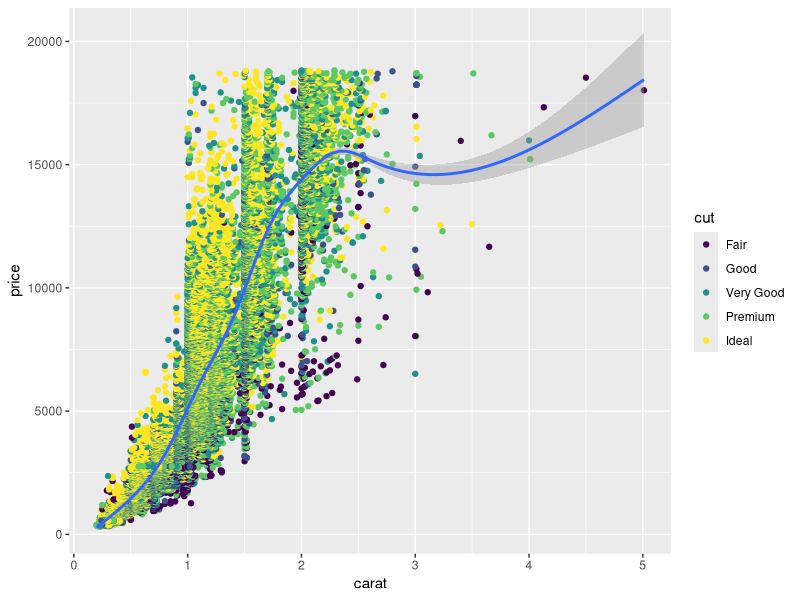
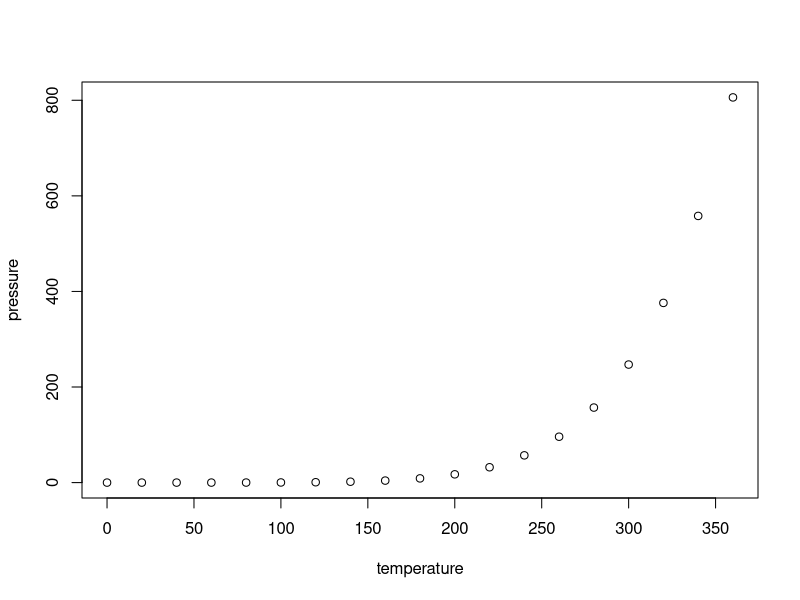

Recreate these plots in R, in order.
## ---- chunk 1
knitr::opts_chunk$set(echo = TRUE, fig.width=7.5)
## ---- chunk 2
library(ggplot2)
# fig_path('.pdf', options = list(fig.path='./figure/abc-', label='first-summary'))
plt <- ggplot(diamonds) +
       geom_point(aes(x=carat, y=price, color=cut)) +
       geom_smooth(aes(x=carat, y=price)) +
       NULL
plt
## ---- chunk 3
plot(pressure)
